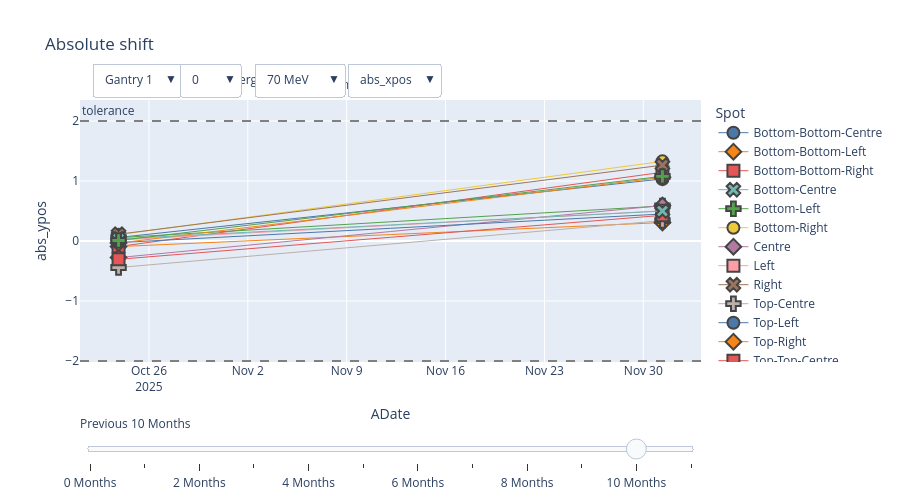

Notebook code for this chart:
### Code cell
# plotting absolute both x-pos/y-pos shift, on Gantry 4, from XRV-4000 data, 70 MeV spot, Gantry angle = 0, in last2 months
plotly_spot_position_Filtered_XY(sub_df, "abs_ypos", "Gantry 4", "XRV-4000", 70, 0, 12)

### Figure 1 — Plotly figure (JSON) as saved in the notebook; plotly's stock layout.template omitted (floating-point values rounded to 4 significant figures)
{"data": [{"hovertemplate": "Spot=Bottom-Bottom-Centre<br>ADate=%{x}<br>abs_ypos=%{y}<extra></extra>", "legendgroup": "Bottom-Bottom-Centre", "line": {"width": 1}, "marker": {"color": "#4C78A8", "line": {"width": 2}, "size": 12, "symbol": "circle"}, "mode": "markers+lines", "name": "Bottom-Bottom-Centre", "orientation": "v", "showlegend": true, "type": "scatter", "x": ["2025-10-23T20:19:28.000000000", "2025-12-01T08:33:29.000000000"], "xaxis": "x", "y": [0.0587, 1.034], "yaxis": "y"}, {"hovertemplate": "Spot=Bottom-Bottom-Left<br>ADate=%{x}<br>abs_ypos=%{y}<extra></extra>", "legendgroup": "Bottom-Bottom-Left", "line": {"width": 1}, "marker": {"color": "#F58518", "line": {"width": 2}, "size": 12, "symbol": "diamond"}, "mode": "markers+lines", "name": "Bottom-Bottom-Left", "orientation": "v", "showlegend": true, "type": "scatter", "x": ["2025-10-23T20:19:28.000000000", "2025-12-01T08:33:29.000000000"], "xaxis": "x", "y": [-0.093, 0.3075], "yaxis": "y"}, {"hovertemplate": "Spot=Bottom-Bottom-Right<br>ADate=%{x}<br>abs_ypos=%{y}<extra></extra>", "legendgroup": "Bottom-Bottom-Right", "line": {"width": 1}, "marker": {"color": "#E45756", "line": {"width": 2}, "size": 12, "symbol": "square"}, "mode": "markers+lines", "name": "Bottom-Bottom-Right", "orientation": "v", "showlegend": true, "type": "scatter", "x": ["2025-10-23T20:19:28.000000000", "2025-12-01T08:33:29.000000000"], "xaxis": "x", "y": [-0.0924, 1.145], "yaxis": "y"}, {"hovertemplate": "Spot=Bottom-Centre<br>ADate=%{x}<br>abs_ypos=%{y}<extra></extra>", "legendgroup": "Bottom-Centre", "line": {"width": 1}, "marker": {"color": "#72B7B2", "line": {"width": 2}, "size": 12, "symbol": "x"}, "mode": "markers+lines", "name": "Bottom-Centre", "orientation": "v", "showlegend": true, "type": "scatter", "x": ["2025-10-23T20:19:28.000000000"], "xaxis": "x", "y": [0.0751], "yaxis": "y"}, {"hovertemplate": "Spot=Bottom-Left<br>ADate=%{x}<br>abs_ypos=%{y}<extra></extra>", "legendgroup": "Bottom-Left", "line": {"width": 1}, "marker": {"color": "#54A24B", "line": {"width": 2}, "size": 12, "symbol": "cross"}, "mode": "markers+lines", "name": "Bottom-Left", "orientation": "v", "showlegend": true, "type": "scatter", "x": ["2025-10-23T20:19:28.000000000", "2025-12-01T08:33:29.000000000"], "xaxis": "x", "y": [0.0556, 0.5842], "yaxis": "y"}, {"hovertemplate": "Spot=Bottom-Right<br>ADate=%{x}<br>abs_ypos=%{y}<extra></extra>", "legendgroup": "Bottom-Right", "line": {"width": 1}, "marker": {"color": "#EECA3B", "line": {"width": 2}, "size": 12, "symbol": "circle"}, "mode": "markers+lines", "name": "Bottom-Right", "orientation": "v", "showlegend": true, "type": "scatter", "x": ["2025-10-23T20:19:28.000000000", "2025-12-01T08:33:29.000000000"], "xaxis": "x", "y": [0.105, 1.327], "yaxis": "y"}, {"hovertemplate": "Spot=Centre<br>ADate=%{x}<br>abs_ypos=%{y}<extra></extra>", "legendgroup": "Centre", "line": {"width": 1}, "marker": {"color": "#B279A2", "line": {"width": 2}, "size": 12, "symbol": "diamond"}, "mode": "markers+lines", "name": "Centre", "orientation": "v", "showlegend": true, "type": "scatter", "x": ["2025-10-23T20:19:28.000000000", "2025-12-01T08:33:29.000000000"], "xaxis": "x", "y": [-0.2765, 0.5914], "yaxis": "y"}, {"hovertemplate": "Spot=Left<br>ADate=%{x}<br>abs_ypos=%{y}<extra></extra>", "legendgroup": "Left", "line": {"width": 1}, "marker": {"color": "#FF9DA6", "line": {"width": 2}, "size": 12, "symbol": "square"}, "mode": "markers+lines", "name": "Left", "orientation": "v", "showlegend": true, "type": "scatter", "x": ["2025-10-23T20:19:28.000000000", "2025-12-01T08:33:29.000000000"], "xaxis": "x", "y": [0.0174, 0.5026], "yaxis": "y"}, {"hovertemplate": "Spot=Right<br>ADate=%{x}<br>abs_ypos=%{y}<extra></extra>", "legendgroup": "Right", "line": {"width": 1}, "marker": {"color": "#9D755D", "line": {"width": 2}, "size": 12, "symbol": "x"}, "mode": "markers+lines", "name": "Right", "orientation": "v", "showlegend": true, "type": "scatter", "x": ["2025-10-23T20:19:28.000000000", "2025-12-01T08:33:29.000000000"], "xaxis": "x", "y": [0.113, 1.264], "yaxis": "y"}, {"hovertemplate": "Spot=Top-Centre<br>ADate=%{x}<br>abs_ypos=%{y}<extra></extra>", "legendgroup": "Top-Centre", "line": {"width": 1}, "marker": {"color": "#BAB0AC", "line": {"width": 2}, "size": 12, "symbol": "cross"}, "mode": "markers+lines", "name": "Top-Centre", "orientation": "v", "showlegend": true, "type": "scatter", "x": ["2025-10-23T20:19:28.000000000", "2025-12-01T08:33:29.000000000"], "xaxis": "x", "y": [-0.4416, 0.3394], "yaxis": "y"}, {"hovertemplate": "Spot=Top-Left<br>ADate=%{x}<br>abs_ypos=%{y}<extra></extra>", "legendgroup": "Top-Left", "line": {"width": 1}, "marker": {"color": "#4C78A8", "line": {"width": 2}, "size": 12, "symbol": "circle"}, "mode": "markers+lines", "name": "Top-Left", "orientation": "v", "showlegend": true, "type": "scatter", "x": ["2025-10-23T20:19:28.000000000", "2025-12-01T08:33:29.000000000"], "xaxis": "x", "y": [-0.0266, 0.45], "yaxis": "y"}, {"hovertemplate": "Spot=Top-Right<br>ADate=%{x}<br>abs_ypos=%{y}<extra></extra>", "legendgroup": "Top-Right", "line": {"width": 1}, "marker": {"color": "#F58518", "line": {"width": 2}, "size": 12, "symbol": "diamond"}, "mode": "markers+lines", "name": "Top-Right", "orientation": "v", "showlegend": true, "type": "scatter", "x": ["2025-10-23T20:19:28.000000000", "2025-12-01T08:33:29.000000000"], "xaxis": "x", "y": [-0.0341, 1.061], "yaxis": "y"}, {"hovertemplate": "Spot=Top-Top-Centre<br>ADate=%{x}<br>abs_ypos=%{y}<extra></extra>", "legendgroup": "Top-Top-Centre", "line": {"width": 1}, "marker": {"color": "#E45756", "line": {"width": 2}, "size": 12, "symbol": "square"}, "mode": "markers+lines", "name": "Top-Top-Centre", "orientation": "v", "showlegend": true, "type": "scatter", "x": ["2025-10-23T20:19:28.000000000", "2025-12-01T08:33:29.000000000"], "xaxis": "x", "y": [-0.3045, 0.4277], "yaxis": "y"}, {"hovertemplate": "Spot=Top-Top-Left<br>ADate=%{x}<br>abs_ypos=%{y}<extra></extra>", "legendgroup": "Top-Top-Left", "line": {"width": 1}, "marker": {"color": "#72B7B2", "line": {"width": 2}, "size": 12, "symbol": "x"}, "mode": "markers+lines", "name": "Top-Top-Left", "orientation": "v", "showlegend": true, "type": "scatter", "x": ["2025-10-23T20:19:28.000000000", "2025-12-01T08:33:29.000000000"], "xaxis": "x", "y": [0.0354, 0.4995], "yaxis": "y"}, {"hovertemplate": "Spot=Top-Top-Right<br>ADate=%{x}<br>abs_ypos=%{y}<extra></extra>", "legendgroup": "Top-Top-Right", "line": {"width": 1}, "marker": {"color": "#54A24B", "line": {"width": 2}, "size": 12, "symbol": "cross"}, "mode": "markers+lines", "name": "Top-Top-Right", "orientation": "v", "showlegend": true, "type": "scatter", "x": ["2025-10-23T20:19:28.000000000", "2025-12-01T08:33:29.000000000"], "xaxis": "x", "y": [0.0083, 1.078], "yaxis": "y"}], "layout": {"annotations": [{"showarrow": false, "text": "tolerance", "x": 0, "xanchor": "left", "xref": "x domain", "y": 2, "yanchor": "bottom", "yref": "y"}, {"align": "left", "showarrow": false, "text": "Angle:", "x": 0.12, "xref": "paper", "y": 1.12, "yref": "paper"}, {"align": "left", "showarrow": false, "text": "Energy:", "x": 0.23, "xref": "paper", "y": 1.12, "yref": "paper"}, {"align": "left", "showarrow": false, "text": "Position:", "x": 0.4, "xref": "paper", "y": 1.1, "yref": "paper"}], "height": 500, "legend": {"title": {"text": "Spot"}, "tracegroupgap": 0}, "shapes": [{"line": {"color": "grey", "dash": "dash"}, "type": "line", "x0": 0, "x1": 1, "xref": "x domain", "y0": 2, "y1": 2, "yref": "y"}, {"line": {"color": "grey", "dash": "dash"}, "type": "line", "x0": 0, "x1": 1, "xref": "x domain", "y0": -2, "y1": -2, "yref": "y"}], "sliders": [{"active": 10, "currentvalue": {"prefix": "Previous "}, "pad": {"t": 50}, "steps": [{"args": [{"visible": [true, true, true, true, true, true, true, true, true, true, true, true, true, true, true]}], "label": "0 Months", "method": "update"}, {"args": [{"visible": [true, true, true, true, true, true, true, true, true, true, true, true, true, true, true]}], "label": "1 Months", "method": "update"}, {"args": [{"visible": [true, true, true, true, true, true, true, true, true, true, true, true, true, true, true]}], "label": "2 Months", "method": "update"}, {"args": [{"visible": [true, true, true, true, true, true, true, true, true, true, true, true, true, true, true]}], "label": "3 Months", "method": "update"}, {"args": [{"visible": [true, true, true, true, true, true, true, true, true, true, true, true, true, true, true]}], "label": "4 Months", "method": "update"}, {"args": [{"visible": [true, true, true, true, true, true, true, true, true, true, true, true, true, true, true]}], "label": "5 Months", "method": "update"}, {"args": [{"visible": [true, true, true, true, true, true, true, true, true, true, true, true, true, true, true]}], "label": "6 Months", "method": "update"}, {"args": [{"visible": [true, true, true, true, true, true, true, true, true, true, true, true, true, true, true]}], "label": "7 Months", "method": "update"}, {"args": [{"visible": [true, true, true, true, true, true, true, true, true, true, true, true, true, true, true]}], "label": "8 Months", "method": "update"}, {"args": [{"visible": [true, true, true, true, true, true, true, true, true, true, true, true, true, true, true]}], "label": "9 Months", "method": "update"}, {"args": [{"visible": [true, true, true, true, true, true, true, true, true, true, true, true, true, true, true]}], "label": "10 Months", "method": "update"}, {"args": [{"visible": [true, true, true, true, true, true, true, true, true, true, true, true, true, true, true]}], "label": "11 Months", "method": "update"}]}], "title": {"text": "Absolute shift"}, "updatemenus": [{"buttons": [{"args": [{"visible": [true, "legendonly", "legendonly", "legendonly"]}], "label": "Gantry 1", "method": "update"}, {"args": [{"visible": ["legendonly", true, "legendonly", "legendonly"]}], "label": "Gantry 2", "method": "update"}, {"args": [{"visible": ["legendonly", "legendonly", true, "legendonly"]}], "label": "Gantry 3", "method": "update"}, {"args": [{"visible": ["legendonly", "legendonly", "legendonly", true]}], "label": "Gantry 4", "method": "update"}], "direction": "down", "showactive": true, "type": "dropdown", "x": 0.02, "xanchor": "left", "y": 1.14, "yanchor": "top"}, {"buttons": [{"args": [{"visible": [true, "legendonly", "legendonly", "legendonly"]}], "label": "0", "method": "update"}, {"args": [{"visible": ["legendonly", true, "legendonly", "legendonly"]}], "label": "90", "method": "update"}, {"args": [{"visible": ["legendonly", "legendonly", true, "legendonly"]}], "label": "180", "method": "update"}, {"args": [{"visible": ["legendonly", "legendonly", "legendonly", true]}], "label": "270", "method": "update"}], "direction": "down", "showactive": true, "type": "dropdown", "x": 0.16, "xanchor": "left", "y": 1.14, "yanchor": "top"}, {"buttons": [{"args": [{"visible": [true, "legendonly", "legendonly", "legendonly", "legendonly"]}], "label": "70 MeV", "method": "update"}, {"args": [{"visible": ["legendonly", true, "legendonly", "legendonly", "legendonly"]}], "label": "100 MeV", "method": "update"}, {"args": [{"visible": ["legendonly", "legendonly", true, "legendonly", "legendonly"]}], "label": "150 MeV", "method": "update"}, {"args": [{"visible": ["legendonly", "legendonly", "legendonly", true, "legendonly"]}], "label": "200 MeV", "method": "update"}, {"args": [{"visible": ["legendonly", "legendonly", "legendonly", "legendonly", true]}], "label": "270 MeV", "method": "update"}], "direction": "down", "showactive": true, "type": "dropdown", "x": 0.28, "xanchor": "left", "y": 1.14, "yanchor": "top"}, {"buttons": [{"args": [{"visible": [true, "legendonly"]}], "label": "abs_xpos", "method": "update"}, {"args": [{"visible": ["legendonly", true]}], "label": "abs_ypos", "method": "update"}], "direction": "down", "showactive": true, "type": "dropdown", "x": 0.43, "xanchor": "left", "y": 1.14, "yanchor": "top"}], "xaxis": {"anchor": "y", "domain": [0, 1], "title": {"text": "ADate"}}, "yaxis": {"anchor": "x", "domain": [0, 1], "title": {"text": "abs_ypos"}}}}
